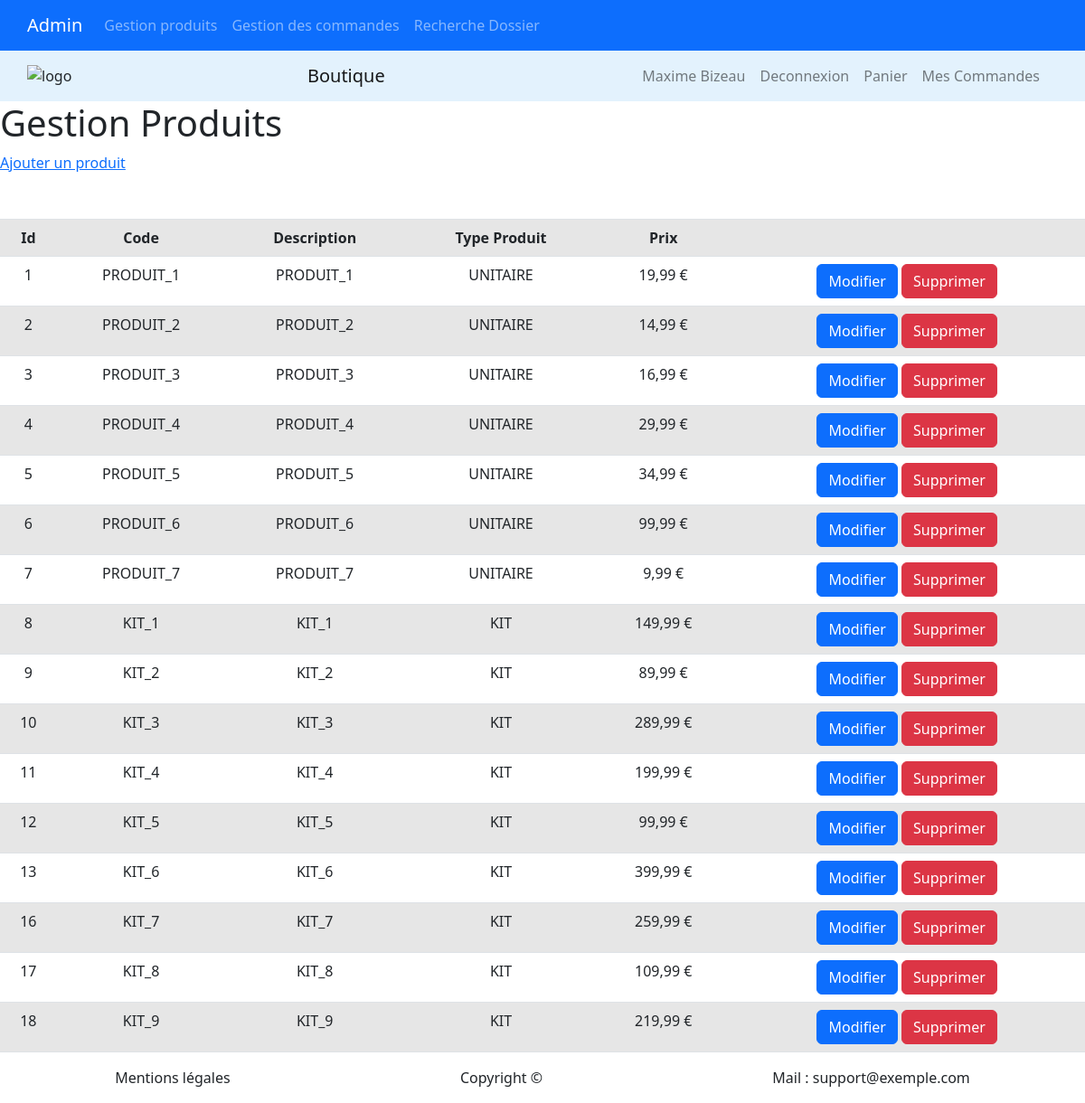
Page /admin/produits.php (signed in) on the committed database.
### tables this page shows
CREATE TABLE `t_d_product_prd` (
  `PRD_ID` int(11) NOT NULL,
  `SPL_ID` int(11) NOT NULL,
  `PTY_ID` int(11) NOT NULL,
  `PRD_DESCRIPTION` varchar(1024) NOT NULL,
  `PRD_GUARANTEE` smallint(6) NOT NULL,
  `PRD_PICTURE` longtext DEFAULT NULL,
  `PRD_PRICE` decimal(8,2) DEFAULT NULL,
  `PRD_CODE` varchar(45) NOT NULL
);

CREATE TABLE `t_d_producttype_pty` (
  `PTY_ID` int(11) NOT NULL,
  `PTY_DESCRIPTION` varchar(1024) DEFAULT NULL
);

### Include/fonctions.php (called while the page is built, shortened)
<?php
function prixFR($prix)
{
    return number_format($prix, 2, ',', ' ') . ' €';
}

### admin/produits.php (the view, shortened to what this page needs)
<?php
require_once __DIR__ . '/../include/init.php';
$stmt = $pdo->query('SELECT P.*,T.PTY_DESCRIPTION FROM T_D_PRODUCT_PRD P
inner join  `t_d_producttype_pty`T ON P.PTY_ID=T.PTY_ID ');
$produit = $stmt->fetchAll();
require __DIR__ . '/../layout/top.php';
?>
<h1>Gestion Produits</h1>
<p><a href="produit-edit.php">Ajouter un produit</a></p>
<table class="table_cat th_produits table table-striped">
    <tr>
        <th>Id</th>
        <th>Code</th>
        <th>Description</th>
        <th>Type Produit</th>
        <th>Prix</th>
        <th></th>
    </tr>
    <?php
    foreach ($produit as $item) :
    ?>
    <tr>
        <td><?= $item['PRD_ID']; ?></td>
        <td><?= $item['PRD_CODE']; ?></td>
        <td><?= $item['PRD_DESCRIPTION']; ?></td>
        <td><?= $item['PTY_DESCRIPTION']; ?></td>
        <td><?=  prixFR($item['PRD_PRICE']); ?></td>
        <td>
            <a class="btn btn-primary"
               href="produit-edit.php?id=<?= $item['PRD_ID']; ?>">
               Modifier
            </a>
        <a class="btn btn-danger"
               href="<?= RACINE_WEB; ?>admin/produit-delete.php?id=<?= $item['PRD_ID']; ?>" onclick="myFunction()">
               Supprimer
            </a>
        </td>
    </tr>
    <?php
    endforeach;
    ?>
</table>
<?php
require __DIR__ . '/../layout/bottom.php';
?>

### layout/top.php (style rules this page uses)
.table_cat { width: 85%; margin: 0 auto; margin-top: 50px; }
.table_cat th { text-align: center; color: white; background: #343a40; }
.table_cat td, .th_produits td { text-align: center }

### rows in the picture
t_d_product_prd: PRD_ID "1", PRD_CODE "PRODUIT_1", PRD_DESCRIPTION "PRODUIT_1", PTY_ID.PTY_DESCRIPTION "UNITAIRE", PRD_PRICE "19,99 €"
t_d_product_prd: PRD_ID "2", PRD_CODE "PRODUIT_2", PRD_DESCRIPTION "PRODUIT_2", PTY_ID.PTY_DESCRIPTION "UNITAIRE", PRD_PRICE "14,99 €"
t_d_product_prd: PRD_ID "3", PRD_CODE "PRODUIT_3", PRD_DESCRIPTION "PRODUIT_3", PTY_ID.PTY_DESCRIPTION "UNITAIRE", PRD_PRICE "16,99 €"
t_d_product_prd: PRD_ID "4", PRD_CODE "PRODUIT_4", PRD_DESCRIPTION "PRODUIT_4", PTY_ID.PTY_DESCRIPTION "UNITAIRE", PRD_PRICE "29,99 €"
t_d_product_prd: PRD_ID "5", PRD_CODE "PRODUIT_5", PRD_DESCRIPTION "PRODUIT_5", PTY_ID.PTY_DESCRIPTION "UNITAIRE", PRD_PRICE "34,99 €"
t_d_product_prd: PRD_ID "6", PRD_CODE "PRODUIT_6", PRD_DESCRIPTION "PRODUIT_6", PTY_ID.PTY_DESCRIPTION "UNITAIRE", PRD_PRICE "99,99 €"
t_d_product_prd: PRD_ID "7", PRD_CODE "PRODUIT_7", PRD_DESCRIPTION "PRODUIT_7", PTY_ID.PTY_DESCRIPTION "UNITAIRE", PRD_PRICE "9,99 €"
t_d_product_prd: PRD_ID "8", PRD_CODE "KIT_1", PRD_DESCRIPTION "KIT_1", PTY_ID.PTY_DESCRIPTION "KIT", PRD_PRICE "149,99 €"
t_d_product_prd: PRD_ID "9", PRD_CODE "KIT_2", PRD_DESCRIPTION "KIT_2", PTY_ID.PTY_DESCRIPTION "KIT", PRD_PRICE "89,99 €"
t_d_product_prd: PRD_ID "10", PRD_CODE "KIT_3", PRD_DESCRIPTION "KIT_3", PTY_ID.PTY_DESCRIPTION "KIT", PRD_PRICE "289,99 €"
t_d_product_prd: PRD_ID "11", PRD_CODE "KIT_4", PRD_DESCRIPTION "KIT_4", PTY_ID.PTY_DESCRIPTION "KIT", PRD_PRICE "199,99 €"
t_d_product_prd: PRD_ID "12", PRD_CODE "KIT_5", PRD_DESCRIPTION "KIT_5", PTY_ID.PTY_DESCRIPTION "KIT", PRD_PRICE "99,99 €"
t_d_product_prd: PRD_ID "13", PRD_CODE "KIT_6", PRD_DESCRIPTION "KIT_6", PTY_ID.PTY_DESCRIPTION "KIT", PRD_PRICE "399,99 €"
t_d_product_prd: PRD_ID "16", PRD_CODE "KIT_7", PRD_DESCRIPTION "KIT_7", PTY_ID.PTY_DESCRIPTION "KIT", PRD_PRICE "259,99 €"
t_d_product_prd: PRD_ID "17", PRD_CODE "KIT_8", PRD_DESCRIPTION "KIT_8", PTY_ID.PTY_DESCRIPTION "KIT", PRD_PRICE "109,99 €"
t_d_product_prd: PRD_ID "18", PRD_CODE "KIT_9", PRD_DESCRIPTION "KIT_9", PTY_ID.PTY_DESCRIPTION "KIT", PRD_PRICE "219,99 €"

### other values in the picture
getUserFullName() "Maxime Bizeau"
